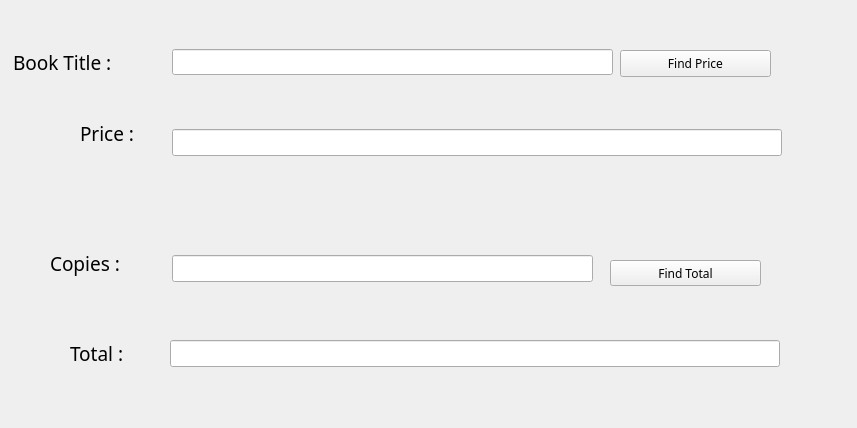
<?xml version="1.0" encoding="UTF-8"?>
<ui version="4.0">
 <class>Form</class>
 <widget class="QWidget" name="Form">
  <property name="geometry">
   <rect>
    <x>0</x>
    <y>0</y>
    <width>857</width>
    <height>428</height>
   </rect>
  </property>
  <property name="font">
   <font>
    <family>Papyrus</family>
    <pointsize>9</pointsize>
   </font>
  </property>
  <property name="windowTitle">
   <string>Form</string>
  </property>
  <widget class="QLabel" name="Price">
   <property name="geometry">
    <rect>
     <x>80</x>
     <y>120</y>
     <width>73</width>
     <height>27</height>
    </rect>
   </property>
   <property name="font">
    <font>
     <family>Papyrus</family>
     <pointsize>14</pointsize>
    </font>
   </property>
   <property name="text">
    <string>Price :</string>
   </property>
  </widget>
  <widget class="QLabel" name="Copy">
   <property name="geometry">
    <rect>
     <x>50</x>
     <y>250</y>
     <width>102</width>
     <height>27</height>
    </rect>
   </property>
   <property name="font">
    <font>
     <family>Papyrus</family>
     <pointsize>14</pointsize>
    </font>
   </property>
   <property name="text">
    <string>Copies :</string>
   </property>
  </widget>
  <widget class="QLabel" name="total">
   <property name="geometry">
    <rect>
     <x>70</x>
     <y>340</y>
     <width>83</width>
     <height>27</height>
    </rect>
   </property>
   <property name="font">
    <font>
     <pointsize>14</pointsize>
    </font>
   </property>
   <property name="text">
    <string>Total :</string>
   </property>
  </widget>
  <widget class="QLineEdit" name="t1">
   <property name="geometry">
    <rect>
     <x>172</x>
     <y>49</y>
     <width>441</width>
     <height>26</height>
    </rect>
   </property>
  </widget>
  <widget class="QLineEdit" name="t3">
   <property name="geometry">
    <rect>
     <x>172</x>
     <y>255</y>
     <width>421</width>
     <height>27</height>
    </rect>
   </property>
  </widget>
  <widget class="QPushButton" name="b2">
   <property name="geometry">
    <rect>
     <x>610</x>
     <y>260</y>
     <width>151</width>
     <height>26</height>
    </rect>
   </property>
   <property name="text">
    <string>Find Total</string>
   </property>
  </widget>
  <widget class="QLineEdit" name="t4">
   <property name="geometry">
    <rect>
     <x>170</x>
     <y>340</y>
     <width>610</width>
     <height>27</height>
    </rect>
   </property>
  </widget>
  <widget class="QLineEdit" name="t2">
   <property name="geometry">
    <rect>
     <x>172</x>
     <y>129</y>
     <width>610</width>
     <height>27</height>
    </rect>
   </property>
  </widget>
  <widget class="QLabel" name="BookTitle">
   <property name="geometry">
    <rect>
     <x>13</x>
     <y>49</y>
     <width>150</width>
     <height>26</height>
    </rect>
   </property>
   <property name="font">
    <font>
     <pointsize>14</pointsize>
    </font>
   </property>
   <property name="text">
    <string>Book Title :</string>
   </property>
  </widget>
  <widget class="QPushButton" name="b1">
   <property name="geometry">
    <rect>
     <x>620</x>
     <y>50</y>
     <width>151</width>
     <height>27</height>
    </rect>
   </property>
   <property name="text">
    <string>Find Price</string>
   </property>
  </widget>
 </widget>
 <resources/>
 <connections/>
</ui>
